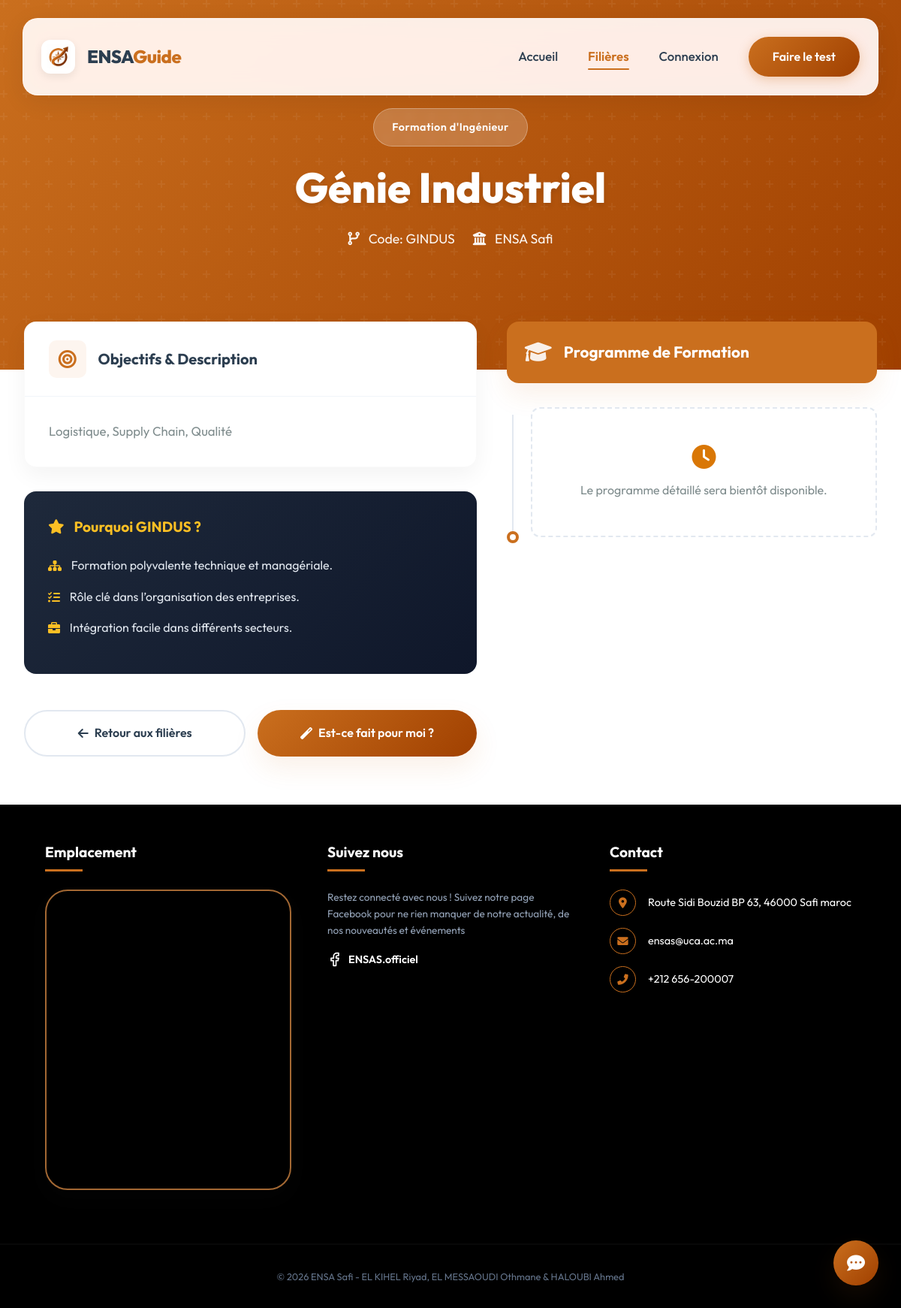
Page /filiere/GINDUS on the committed database.
### tables this page shows
CREATE TABLE filieres (
    id INTEGER PRIMARY KEY AUTOINCREMENT,
    code TEXT NOT NULL UNIQUE,
    nom TEXT NOT NULL,
    description TEXT NOT NULL,
    debouches TEXT,
    mots_cles TEXT,
    formation_json TEXT
);

### app.py (the view)
@app.route('/filiere/<code_filiere>')
def filiere_detail(code_filiere):
    conn = get_db_connection()
    filiere = conn.execute('SELECT * FROM filieres WHERE code = ?', (code_filiere,)).fetchone()
    conn.close()
    if filiere:
        return render_template('filiere_detail.html', filiere=filiere)
    return "Filière non trouvée", 404

### app.py (called while the page is built)
def get_db_connection():
    conn = sqlite3.connect(DB_PATH)
    conn.row_factory = sqlite3.Row
    return conn

@app.template_filter('from_json')
def from_json(value):
    if not value:
        return None
    try:
        return json.loads(value)
    except:
        return None

@app.context_processor
def inject_user():
    return dict(user=session.get('user_name'), logged_in=('user_id' in session), role=session.get('role'))

@app.before_request
def make_session_permanent():
    session.permanent = True

### templates/filiere_detail.html (shortened to what this page needs)
{% extends 'base.html' %}
{% block content %}
<div class="filiere-page">
    <section class="filiere-hero">
        <div class="hero-bg-overlay"></div>
        <div class="hero-content-wrapper">
            <span class="filiere-badge">Formation d'Ingénieur</span>
            <h1 class="filiere-title">{{ filiere.nom }}</h1>
            <div class="filiere-meta">
                <span class="meta-item"><i class="fas fa-code-branch"></i> Code: {{ filiere.code }}</span>
                <span class="meta-item"><i class="fas fa-university"></i> ENSA Safi</span>
            </div>
        </div>
    </section>
    <div class="filiere-container">
        <div class="filiere-main">
            <div class="content-card">
                <div class="card-header">
                    <i class="fas fa-bullseye card-icon-header"></i>
                    <h2>Objectifs & Description</h2>
                </div>
                <div class="card-body description-text">
                    {{ filiere.description | safe }}
                </div>
            </div>
            <div class="highlight-box">
                <h3><i class="fas fa-star"></i> Pourquoi {{ filiere.code }} ?</h3>
                <ul>
                    {% if filiere.code == 'GATE' %}
                    <li><i class="fas fa-rocket"></i> Secteur stratégique en forte croissance au Maroc.</li>
                    <li><i class="fas fa-cogs"></i> Formation pluridisciplinaire.</li>
                    <li><i class="fas fa-globe-americas"></i> Métiers techniques à l’échelle internationale.</li>
                    {% elif filiere.code == 'GMSI' %}
                    <li><i class="fas fa-microchip"></i> Combinaison mécanique–électronique–informatique.</li>
                    <li><i class="fas fa-industry"></i> Forte insertion dans plusieurs industries.</li>
                    <li><i class="fas fa-brain"></i> Formation orientée innovation et systèmes intelligents.</li>
                    {% elif filiere.code == 'GPMA' %}
                    <li><i class="fas fa-flask"></i> Maîtrise des procédés industriels et des matériaux.</li>
                    <li><i class="fas fa-bolt"></i> Forte employabilité dans l’industrie et l’énergie.</li>
                    <li><i class="fas fa-leaf"></i> Formation axée performance, qualité et durabilité.</li>
                    {% elif filiere.code == 'GTR' %}
                    <li><i class="fas fa-network-wired"></i> Forte demande en réseaux, télécoms et cybersécurité.</li>
                    <li><i class="fas fa-cloud"></i> Compétences en télécommunication, IoT et cloud.</li>
                    <li><i class="fas fa-laptop-code"></i> Large éventail de carrières numériques.</li>
                    {% elif filiere.code == 'GINDUS' %}
                    <li><i class="fas fa-sitemap"></i> Formation polyvalente technique et managériale.</li>
                    <li><i class="fas fa-tasks"></i> Rôle clé dans l’organisation des entreprises.</li>
                    <li><i class="fas fa-briefcase"></i> Intégration facile dans différents secteurs.</li>
                    {% elif filiere.code == 'GIIA' %}
                    <li><i class="fas fa-code"></i> Forte demande en développement et technologies.</li>
                    <li><i class="fas fa-project-diagram"></i> Spécialisation en data, IA et systèmes intelligents.</li>
                    <li><i class="fas fa-lightbulb"></i> Métiers d’avenir dans le digital et l’innovation.</li>
                    {% else %}
                    <li><i class="fas fa-check-circle"></i> Formation d'excellence</li>
                    <li><i class="fas fa-briefcase"></i> Insertion professionnelle élevée</li>
                    <li><i class="fas fa-laptop-code"></i> Pédagogie par projet</li>
                    {% endif %}
                </ul>
            </div>
            <div class="action-area">
                <a href="{{ url_for('index') }}" class="btn-outline">
                    <i class="fas fa-arrow-left"></i> Retour aux filières
                </a>
                <a href="{{ url_for('questionnaire') }}" class="btn-shine">
                    <i class="fas fa-magic"></i> Est-ce fait pour moi ?
                </a>
            </div>
        </div>
        <div class="filiere-sidebar">
            <div class="sidebar-header">
                <i class="fas fa-graduation-cap"></i>
                <h2>Programme de Formation</h2>
            </div>
            <div class="timeline-wrapper">
                {% set formation = filiere.formation_json | from_json %}
                {% if formation %}
                {% for annee in formation %}
                <div class="timeline-item">
                    <div class="timeline-marker"></div>
                    <div class="timeline-content">
                        <h3 class="year-title">{{ annee.year }}</h3>
                        <div class="semesters-grid">
                            {% for sem in annee.semesters %}
                            <div class="semester-box">
                                <h4 class="semester-name">{{ sem.name }}</h4>
                                {% set has_gi = namespace(value=false) %}
                                {% set has_gidia = namespace(value=false) %}
                                {% for mod in sem.modules %}
                                {% if mod is mapping %}
                                {% if mod.type == 'gi' %}{% set has_gi.value = true %}{% endif %}
                                {% if mod.type == 'gidia' %}{% set has_gidia.value = true %}{% endif %}
                                {% endif %}
                                {% endfor %}
                                {% if has_gi.value or has_gidia.value %}
                                <div class="specialization-split">
                                    <div class="spec-column col-gi">
                                        <div class="spec-header">
                                            {% if filiere.code == 'GPMA' %} Génie des Matériaux Avancés
                                            {% else %}Génie Informatique {% endif %}
                                        </div>
                                        <ul class="modules-list">
                                            {% for mod in sem.modules %}
                                            {% if mod is mapping and mod.type == 'gi' %}
                                            <li class="module-item mod-gi">{{ mod.name }}</li>
                                            {% endif %}
                                            {% endfor %}
                                        </ul>
                                    </div>
                                    <div class="spec-column col-gidia">
                                        <div class="spec-header">
                                            {% if filiere.code == 'GPMA' %}Génie des Procédés industriels,
                                            digitalisation
                                            {% else %}INGÉNIERIE DES DONNÉES ET INTELLIGENCE ARTIFICIELLE{% endif %}
                                        </div>
                                        <ul class="modules-list">
                                            {% for mod in sem.modules %}
                                            {% if mod is mapping and mod.type == 'gidia' %}
                                            <li class="module-item mod-gidia">{{ mod.name }}</li>
                                            {% endif %}
                                            {% endfor %}
                                        </ul>
                                    </div>
                                </div>
                                <div class="common-section">
                                    <div class="common-label">Tronc Commun / Modules Transversaux</div>
                                    <ul class="modules-list common-grid">
                                        {% for mod in sem.modules %}
                                        {% if mod is mapping and mod.type == 'common' %}
                                        <li class="module-item mod-common">{{ mod.name }}</li>
                                        {% elif mod is string %}
                                        <li>{{ mod }}</li>
                                        {% endif %}
                                        {% endfor %}
                                    </ul>
                                </div>
                                {% else %}
                                <ul class="modules-list">
                                    {% for module in sem.modules %}
                                    {% if module is mapping %}
                                    <li class="module-item mod-common">{{ module.name }}</li>
                                    {% else %}
                                    <li>{{ module }}</li>
                                    {% endif %}
                                    {% endfor %}
                                </ul>
                                {% endif %}
                            </div>
                            {% endfor %}
                        </div>
                    </div>
                </div>
                {% endfor %}
                {% else %}
                <div class="empty-state">
                    <i class="fas fa-clock"></i>
                    <p>Le programme détaillé sera bientôt disponible.</p>
                </div>
                {% endif %}
                <div class="timeline-end-marker"></div>
            </div>
        </div>
    </div>
</div>
{% endblock %}

### templates/filiere_detail.html (style rules this page uses)
.filiere-page { margin-bottom: 0 !important; background-color: transparent !important; }
.filiere-container { margin-bottom: 0 !important; padding-bottom: 4rem; }
.timeline-end-marker { position: absolute; left: 0; bottom: 0; width: 16px; height: 16px; background: white; border: 4px solid var(--primary); border-radius: 50%; z-index: 10; transform: translateY(50%); }

### rows in the picture
filieres: nom "Génie Industriel", code "GINDUS", description "Logistique, Supply Chain, Qualité"
